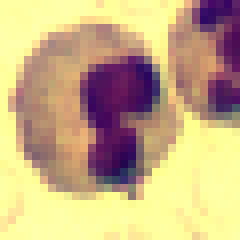
#> input picture Script/Assignment 1 (connected Component Labeling)/dataset_DIP_assignment/train/images/005.bmp, 30 x 30 px, given in place of Basophil_2.jpg, which was not available (shown 8 times larger)
$ jupyter execute --allow-errors nucleus.ipynb   (text cells are left out)
#> lines starting #> are read from the running program, lines starting #| are printed output that depends on the picture; pictures that were not available may be replaced by others from this repository, and a replacement may not be noted
[cell 1]
import cv2
import numpy as np
import matplotlib.pyplot as plt
import glob

from matplotlib.pyplot import imshow

[cell 2]
# Functions Dump
def K_means(image, k=3, max_iter=100):
    # Reshape the image to a 2D array of pixels
    pixel_values = image.reshape((-1, 1))
    pixel_values = np.float32(pixel_values)

    # Define criteria and apply kmeans
    criteria = (cv2.TERM_CRITERIA_EPS + cv2.TERM_CRITERIA_MAX_ITER, max_iter, 0.2)
    _, labels, centers = cv2.kmeans(pixel_values, k, None, criteria, 10, cv2.KMEANS_RANDOM_CENTERS)

    # Convert back to uint8
    centers = np.uint8(centers)
    segmented_image = centers[labels.flatten()]
    segmented_image = segmented_image.reshape(image.shape)

    return segmented_image

def contrast_stretching(image):
    image = np.float32(image)
    min_val = np.min(image)
    max_val = np.max(image)
    stretched_image = (image - min_val) * (255 / (max_val - min_val))
    stretched_image = np.clip(stretched_image, 0, 255).astype(np.uint8)
    return stretched_image

[cell 3]
# generating Histogram plots
def calculate_histogram(directory_path, folder_name, image_name):
    image_path = f"{directory_path}/{folder_name}/{image_name}"
    img_bgr = cv2.imread(image_path)

    path = f"{directory_path}/{folder_name}/"
    x = glob.glob(f'{directory_path}/{folder_name}/*.jpg')


    h_hist = np.zeros((180, 1), dtype=np.float32)
    s_hist = np.zeros((256, 1), dtype=np.float32)
    v_hist = np.zeros((256, 1), dtype=np.float32)


    for path in x:
        img_bgr = cv2.imread(path)
        hsv = cv2.cvtColor(img_bgr, cv2.COLOR_BGR2HSV)
        h, s, v = cv2.split(hsv)
        h_hist += cv2.calcHist([h], [0], None, [180], [0, 180])
        s_hist += cv2.calcHist([s], [0], None, [256], [0, 256])
        v_hist += cv2.calcHist([v], [0], None, [256], [0, 256])

    if len(x) > 0:
        h_hist /= len(x)
        s_hist /= len(x)
        v_hist /= len(x)

    # Plot results
    plt.figure(figsize=(12, 6))

    plt.subplot(2, 2, 1)
    plt.axis('off')
    plt.imshow(cv2.cvtColor(img_bgr, cv2.COLOR_BGR2RGB))
    plt.title("Sample Image")

    plt.subplot(2, 2, 2)
    plt.plot(h_hist, color='magenta')
    plt.title("Average Hue Histogram")

    plt.subplot(2, 2, 3)
    plt.plot(s_hist, color='green')
    plt.title("Average Saturation Histogram")

    plt.subplot(2, 2, 4)
    plt.plot(v_hist, color='gray')
    plt.title("Average Value Histogram")

    plt.tight_layout()
    plt.show()

    return h_hist, s_hist, v_hist

# Getting Thresholding range
# [12 lines left out: function thresh_values2, not called in this run]

def thresh_values(histogram, threshold=0, n_peaks=20):
    """
    Finds the top `n_peaks` values in a histogram after applying a `threshold` index.
    Returns the original bin indices (not relative ones).

    Parameters:
    - histogram: np.ndarray of shape (N, 1)
    - threshold: minimum bin index to consider
    - n_peaks: number of top peaks to return

    Returns:
    - top_peaks: array of bin indices
    - top_freqs: corresponding frequencies
    """
    histogram = histogram.ravel()  # Flatten to 1D

    if threshold >= len(histogram):
        raise ValueError(f"Threshold {threshold} is out of bounds for histogram of size {len(histogram)}")

    # Slice the histogram starting from the threshold
    filtered_hist = histogram[threshold:]

    # If histogram is too small, adjust n_peaks
    actual_peaks = min(n_peaks, len(filtered_hist))

    # Get the indices of the highest frequencies
    sorted_indices = np.argsort(filtered_hist)[::-1][:actual_peaks]

    # Adjust indices back to the original histogram scale
    top_peaks = sorted_indices + threshold
    top_freqs = histogram[top_peaks]

    return np.sort(top_peaks), np.sort(top_freqs)


def calculate_histogram_single(path, print_cond = True):
    image_path = path
    if path.endswith(".jpg"):
        img_bgr = cv2.imread(image_path)
    else:
        img_bgr = path


    h_hist = np.zeros((180, 1), dtype=np.float32)
    s_hist = np.zeros((256, 1), dtype=np.float32)
    v_hist = np.zeros((256, 1), dtype=np.float32)

    hsv = cv2.cvtColor(img_bgr, cv2.COLOR_BGR2HSV)
    h, s, v = cv2.split(hsv)
    h_hist += cv2.calcHist([h], [0], None, [180], [0, 180])
    s_hist += cv2.calcHist([s], [0], None, [256], [0, 256])
    v_hist += cv2.calcHist([v], [0], None, [256], [0, 256])


    # Plot results
    if print_cond:
        plt.figure(figsize=(12, 6))
        plt.subplot(2, 2, 1)
        plt.axis('off')
        plt.imshow(cv2.cvtColor(img_bgr, cv2.COLOR_BGR2RGB))
        plt.title("Sample Image")

        plt.subplot(2, 2, 2)
        plt.plot(h_hist, color='magenta')
        plt.title("Hue Histogram")

        plt.subplot(2, 2, 3)
        plt.plot(s_hist, color='green')
        plt.title("Saturation Histogram")

        plt.subplot(2, 2, 4)
        plt.plot(v_hist, color='gray')
        plt.title("Value Histogram")

        plt.tight_layout()
        plt.show()

    return h_hist, s_hist, v_hist


def get_cell(image_path, threshold_hue = 80, threshold_saturation = 80):
    image_h_hist, image_s_hist, image_v_hist = calculate_histogram_single(image_path)
    top_peaks, top_freqs = thresh_values(hue_h_hist, threshold_hue)
    top_peaks_sat, top_freqs_sat = thresh_values(hue_s_hist, threshold_saturation)

    # printing the histogram peaks
    print("Top Hues >", thresh_hue, ":", top_peaks)
    print("Top Hue Frequencies:", top_freqs)
    print("Top Hue Saturation Values:", top_freqs_sat)
    print("Top Hue Values:", top_peaks)

    img_bgr = cv2.imread(image_path)
    hsv_img = cv2.cvtColor(img_bgr, cv2.COLOR_BGR2HSV) # important to convert to HSV else the mask won't work
    height,width = img_bgr.shape[:2]
    mask2 = np.zeros((height,width), dtype= np.uint8)

    center_x,center_y = int(width//2), int(height//2)
    radius = min(center_x,center_y) - 100
    cv2.circle(mask2, (center_x, center_y),radius,255 , thickness=-1)
    hsv_img = cv2.bitwise_and(hsv_img, hsv_img, mask=mask2)
    # Segmentation ranges
    upper_target_hue = top_peaks[-1] + 20
    lower_target_hue = top_peaks[0] - 20

    # Clamp to valid HSV hue range
    lower_target_hue = max(0, lower_target_hue)
    upper_target_hue = min(179, upper_target_hue)

    lowerbound = np.array([lower_target_hue, 80, 80])
    upperbound = np.array([upper_target_hue, 255, 255])

    # Apply threshold
    mask = cv2.inRange(hsv_img, lowerbound, upperbound)
    result = cv2.bitwise_and(img_bgr, img_bgr, mask=mask)

    return img_bgr, mask, result

[cell 4]
# Segmentation using k-means clustering
img = cv2.imread(r'./wbc_data/Train/Basophil/Basophil_2.jpg', cv2.COLOR_BGR2HSV)
#> img is the input picture: shape (30, 30, 3); mean B, G, R 131.7, 174.7, 200
img = contrast_stretching(img)
#> in contrast_stretching, `min_val = np.min(image)`: min_val = 4
#> in contrast_stretching, `max_val = np.max(image)`: max_val = 255
img2 = K_means(img, 2, 50)
#> in K_means, `pixel_values = image.reshape((-1, 1))`: pixel_values = 2700 values, max 255 at index 1, min 0 at index 1756, mean 167.1
#> in K_means, `_, labels, centers = cv2.kmeans(pixel_values, k, None, criteria, 10, c..`: labels = 2700 values, max 1 at index 1, min 0 at index 0, mean 0.385; centers = [120.1, 242.1]
#> in K_means, `centers = np.uint8(centers)`: centers = [120, 242]
#> in K_means, `segmented_image = centers[labels.flatten()]`: segmented_image = 2700 values, max 242 at index 1, min 120 at index 0, mean 166.9
#> in K_means, `segmented_image = segmented_image.reshape(image.shape)`:
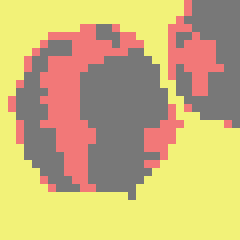
#> segmented_image: shape (30, 30, 3) (shown 8 times larger); mean B, G, R 120, 179, 201.9
cv2.imshow('Original', img)
cv2.imshow('Segmented', img2)
cv2.waitKey(0)
cv2.destroyAllWindows()

[cell 5]
[hue_h_hist, hue_s_hist, hue_v_hist] = calculate_histogram('./wbc_data/Train/', 'Basophil', 'Basophil_7.jpg')
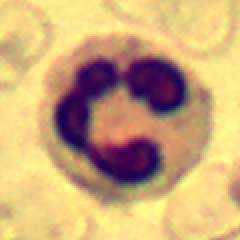
#> input picture Script/Assignment 1 (connected Component Labeling)/dataset_DIP_assignment/train/images/018.bmp, 120 x 120 px, given in place of Basophil_7.jpg, which was not available (shown 2 times larger)
#> in calculate_histogram, img_bgr is the input picture: shape (120, 120, 3); mean B, G, R 121.2, 169.3, 204.5
#> in calculate_histogram, `plt.show()`:
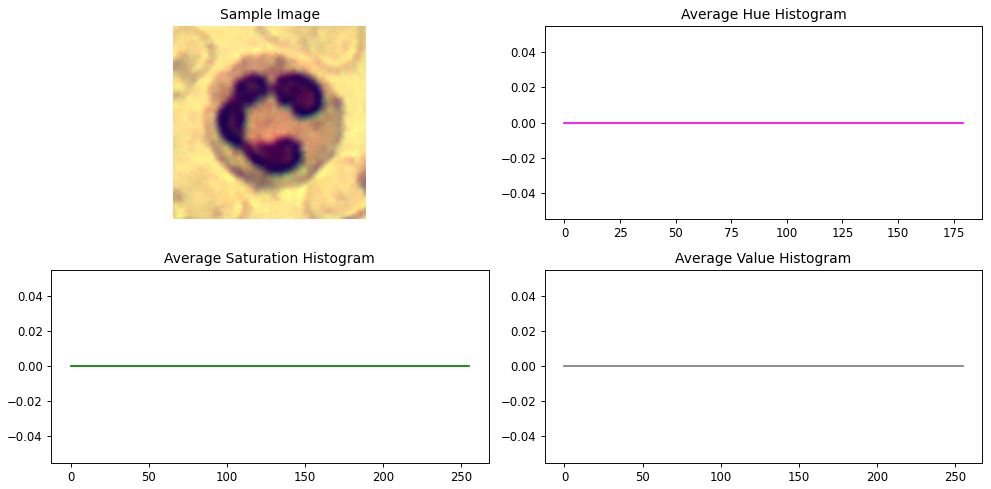
#> figure drawn by matplotlib, 4 panels

thresh_hue = 100
top_peaks, top_freqs = thresh_values(hue_h_hist, thresh_hue)
thresh_hue_s = 80
top_peaks_sat, top_freqs_sat = thresh_values(hue_s_hist, thresh_hue_s)
# Plotting the histogram
print("Top Hues >", thresh_hue, ":", top_peaks)
print("Top Hue Frequencies:", top_freqs)
print("Top Hue Saturation Values:", top_freqs_sat)
print("Top Hue Values:", top_peaks)

# Correct way to read and convert to HSV
img_bgr = cv2.imread('./wbc_data/Train/Basophil/Basophil_2.jpg')
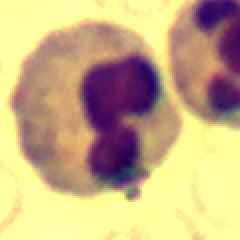
#> img_bgr: shape (120, 120, 3) (shown 2 times larger); mean B, G, R 131.6, 174.6, 199.9
hsv_img = cv2.cvtColor(img_bgr, cv2.COLOR_BGR2HSV) # important to convert to HSV else the mask won't work
#> hsv_img: shape (120, 120, 3); mean H, S, V 47.7, 110.2, 202.6

height,width = img_bgr.shape[:2]
#> height = 120; width = 120
mask2 = np.zeros((height,width), dtype= np.uint8)

center_x,center_y = int(width//2), int(height//2)
#> center_x = 60; center_y = 60
radius = min(center_x,center_y) - 140
#> radius = -80
#> (the rest of this cell did not finish here and is left out)

[cell 6]
[hue_h_hist, hue_s_hist, hue_v_hist] = calculate_histogram('./wbc_data/Train/', 'Eosinophil', 'Eosinophil_7.jpg')

thresh_hue = 100
top_peaks, top_freqs = thresh_values(hue_h_hist, thresh_hue)
thresh_hue_s = 80
top_peaks_sat, top_freqs_sat = thresh_values(hue_s_hist, thresh_hue_s)
# Plotting the histogram
print("Top Hues >", thresh_hue, ":", top_peaks)
print("Top Hue Frequencies:", top_freqs)
print("Top Hue Saturation Values:", top_freqs_sat)
print("Top Hue Values:", top_peaks)

# Correct way to read and convert to HSV
img_bgr = cv2.imread(r'wbc_data/Train/Eosinophil/Eosinophil_7.jpg')
#> (the rest of this cell did not finish here and is left out)

#> (a cell that did not finish here is left out)


thresh_hue = 100
top_peaks, top_freqs = thresh_values(hue_h_hist, thresh_hue)
thresh_hue_s = 80
top_peaks_sat, top_freqs_sat = thresh_values(hue_s_hist, thresh_hue_s)
# outputting the peaks for visualisation
print("Top Hues >", thresh_hue, ":", top_peaks)
print("Top Hue Frequencies:", top_freqs)
print("Top Hue Saturation Values:", top_freqs_sat)
print("Top Hue Values:", top_peaks)

# Correct way to read and convert to HSV
img_bgr = cv2.imread(r'wbc_data/Train/Lymphocyte/Lymphocyte_11.jpg')
hsv_img = cv2.cvtColor(img_bgr, cv2.COLOR_BGR2HSV) # important to convert to HSV else the mask won't work
height,width = img_bgr.shape[:2]
mask2 = np.zeros((height,width), dtype= np.uint8)

center_x,center_y = int(width//2), int(height//2)
radius = min(center_x,center_y) - 140
cv2.circle(mask2, (center_x, center_y),radius,255 , thickness=-1)
hsv_img = cv2.bitwise_and(hsv_img, hsv_img, mask=mask2)
# Segmentation ranges
upper_target_hue = top_peaks[-1] + 10
lower_target_hue = top_peaks[0] - 10

# Clamp to valid HSV hue range
lower_target_hue = max(0, lower_target_hue)
upper_target_hue = min(179, upper_target_hue)

lowerbound = np.array([lower_target_hue, 70, 70])
upperbound = np.array([upper_target_hue, 255, 255])

# Apply threshold
mask = cv2.inRange(hsv_img, lowerbound, upperbound)
result = cv2.bitwise_and(img_bgr, img_bgr, mask=mask)


# Show result
cv2.imshow('Original (BGR)', img_bgr)
cv2.imshow('Mask', mask)
cv2.imshow('Segmented Output', result)
cv2.waitKey(0)
cv2.destroyAllWindows()

#> (a cell that did not finish here is left out)


thresh_hue = 100
top_peaks, top_freqs = thresh_values(hue_h_hist, thresh_hue)
thresh_hue_s = 80
top_peaks_sat, top_freqs_sat = thresh_values(hue_s_hist, thresh_hue_s)
# Plotting the histogram
print("Top Hues >", thresh_hue, ":", top_peaks)
print("Top Hue Frequencies:", top_freqs)
print("Top Hue Saturation Values:", top_freqs_sat)
print("Top Hue Values:", top_peaks)

# Correct way to read and convert to HSV
img_bgr = cv2.imread(r'wbc_data/Train/Monocyte/Monocyte_10.jpg')
hsv_img = cv2.cvtColor(img_bgr, cv2.COLOR_BGR2HSV) # important to convert to HSV else the mask won't work
height,width = img_bgr.shape[:2]
mask2 = np.zeros((height,width), dtype= np.uint8)

center_x,center_y = int(width//2), int(height//2)
radius = min(center_x,center_y) - 140
cv2.circle(mask2, (center_x, center_y),radius,255 , thickness=-1)
hsv_img = cv2.bitwise_and(hsv_img, hsv_img, mask=mask2)
# Segmentation ranges
upper_target_hue = top_peaks[-1] + 10
lower_target_hue = top_peaks[0] - 10

# Clamp to valid HSV hue range
lower_target_hue = max(0, lower_target_hue)
upper_target_hue = min(179, upper_target_hue)

lowerbound = np.array([lower_target_hue, 70, 70])
upperbound = np.array([upper_target_hue, 255, 255])

# Apply threshold
mask = cv2.inRange(hsv_img, lowerbound, upperbound)
result = cv2.bitwise_and(img_bgr, img_bgr, mask=mask)


# Show result
cv2.imshow('Original (BGR)', img_bgr)
cv2.imshow('Mask', mask)
cv2.imshow('Segmented Output', result)
cv2.waitKey(0)
cv2.destroyAllWindows()

#> (a cell that did not finish here is left out)

[cell 10]
# Functions to spearate cytoplasm and neucleus
def get_nucleus(image_path, threshold_hue = 100, threshold_saturation = 80):
    image_h_hist, image_s_hist, image_v_hist = calculate_histogram_single(image_path, False)
    top_peaks, top_freqs = thresh_values(image_h_hist, threshold_hue,3)
    top_peaks_sat, top_freqs_sat = thresh_values(image_s_hist, threshold_saturation, 3)

    # [5 lines of commented-out code are left out]

    img_bgr = cv2.imread(image_path)
    hsv_img = cv2.cvtColor(img_bgr, cv2.COLOR_BGR2HSV) # important to convert to HSV else the mask won't work
    height,width = img_bgr.shape[:2]
    mask2 = np.zeros((height,width), dtype= np.uint8)

    center_x,center_y = int(width//2), int(height//2)
    radius = min(center_x,center_y) - 100
    cv2.circle(mask2, (center_x, center_y),radius,255 , thickness=-1)
    hsv_img = cv2.bitwise_and(hsv_img, hsv_img, mask=mask2)

    upper_target_hue = top_peaks[-1] + 5
    lower_target_hue = top_peaks[0] - 25

    # Clamp to valid HSV hue range
    lower_target_hue = max(0, lower_target_hue)
    upper_target_hue = min(179, upper_target_hue)

    lowerbound = np.array([lower_target_hue, 100, 100])
    upperbound = np.array([upper_target_hue, 255, 255])

    # Apply threshold
    neucleus_mask = cv2.inRange(hsv_img, lowerbound, upperbound)
    neeucleus_result = cv2.bitwise_and(img_bgr, img_bgr, mask=neucleus_mask)


    return img_bgr, neucleus_mask, neeucleus_result

def get_cytoplasm(image_path, threshold_hue = 150, threshold_saturation = 80):
    image_h_hist, image_s_hist, image_v_hist = calculate_histogram_single(image_path, False)
    top_peaks, top_freqs = thresh_values(image_h_hist, threshold_hue,3)
    top_peaks_sat, top_freqs_sat = thresh_values(image_s_hist, threshold_saturation, 3)

    # [5 lines of commented-out code are left out]

    img_bgr = cv2.imread(image_path)
    hsv_img = cv2.cvtColor(img_bgr, cv2.COLOR_BGR2HSV) # important to convert to HSV else the mask won't work
    height,width = img_bgr.shape[:2]
    mask2 = np.zeros((height,width), dtype= np.uint8)

    center_x,center_y = int(width//2), int(height//2)
    radius = min(center_x,center_y) - 100
    cv2.circle(mask2, (center_x, center_y),radius,255 , thickness=-1)
    hsv_img = cv2.bitwise_and(hsv_img, hsv_img, mask=mask2)
    # Segmentation ranges
    upper_target_hue = top_peaks[-1] + 25
    lower_target_hue = top_peaks[0] + 7

    # Clamp to valid HSV hue range
    lower_target_hue = max(0, lower_target_hue)
    upper_target_hue = min(179, upper_target_hue)

    lowerbound = np.array([lower_target_hue, 80, 80])
    upperbound = np.array([upper_target_hue, 255, 255])

    # Apply threshold
    cytoplasm_mask = cv2.inRange(hsv_img, lowerbound, upperbound)
    cytoplasm_result = cv2.bitwise_and(img_bgr, img_bgr, mask=cytoplasm_mask)

    return img_bgr, cytoplasm_mask, cytoplasm_result

[cell 11]
path = r'./wbc_data/Train/Basophil/Basophil_13.jpg'
thresh_hue = 100
thresh_hue_s = 80

#> (the rest of this cell did not finish here and is left out)


# original, mask_neucleus, result_neucleus = get_nucleaus(path)

cv2.imshow('Original (BGR)', img_bgr)
cv2.imshow('Mask', mask)
cv2.imshow('Segmented Output', result)
cv2.waitKey(0)
cv2.destroyAllWindows()

original, mask_neucleus, result_neucleus = get_cytoplasm(path, thresh_hue,thresh_hue_s)

cv2.imshow('Original (BGR)', original)
cv2.imshow('Mask', mask_neucleus)
cv2.imshow('Segmented Output', result_neucleus)
cv2.waitKey(0)
cv2.destroyAllWindows()

original, mask_neucleus, result_neucleus = get_nucleus(path, thresh_hue,thresh_hue_s)

cv2.imshow('Original (BGR)', original)
cv2.imshow('Mask', mask_neucleus)
cv2.imshow('Segmented Output', result_neucleus)
cv2.waitKey(0)
cv2.destroyAllWindows()

[cell 12]
import os

def Ratio_Nucleus_Cytoplasm(image_path, threshold_hue = 100, threshold_saturation = 80):
    original, mask_neucleus, result_neucleus = get_nucleus(image_path, threshold_hue,threshold_saturation)
    original, mask_cytoplasm, result_cytoplasm = get_cytoplasm(image_path, threshold_hue,threshold_saturation)
    # [5 lines of commented-out code are left out]
    nucleus_area = cv2.countNonZero(mask_neucleus)
    cytoplasm_area = cv2.countNonZero(mask_cytoplasm)

    # Calculate the ratio
    ratio = nucleus_area / ( cytoplasm_area) if (cytoplasm_area) > 0 else 0
    print(f"Nucleus Area: {nucleus_area}, Cytoplasm Area: {cytoplasm_area}, Ratio: {ratio:.2f}")
    return ratio

# [118 lines left out: functions Ratio_Nucleus_Cytoplasm_ranges, plot_ranges, summarize_ratios, filter_outliers_iqr, histogram_skewness, histogram_skewness_partial, not called in this run]

[cell 13]
sample_cell = r'./wbc_data/Train/Lymphocyte/Lymphocyte_11.jpg'
#> (the rest of this cell did not finish here and is left out)


# Run function on a folder
ratios_lymphocytes = Ratio_Nucleus_Cytoplasm_ranges('./wbc_data/Train/Lymphocyte')
ratio_monocytes = Ratio_Nucleus_Cytoplasm_ranges('./wbc_data/Train/Monocyte')

ratios_basophils = Ratio_Nucleus_Cytoplasm_ranges('./wbc_data/Train/Basophil')
ratios_eosinophils = Ratio_Nucleus_Cytoplasm_ranges('./wbc_data/Train/Eosinophil')
ratio_neutrophils = Ratio_Nucleus_Cytoplasm_ranges('./wbc_data/Train/Neutrophil')


# Example usage
summarize_ratios(ratios_lymphocytes, "Lymphocytes")
summarize_ratios(ratio_monocytes, "Monocytes")
summarize_ratios(ratios_basophils, "Basophils")
summarize_ratios(ratios_eosinophils, "Eosinophils")
summarize_ratios(ratio_neutrophils, "Neutrophils")

[cell 14]
# [14 lines left out: function plot_all_classes, not called in this run]

#> (a cell that did not finish here is left out)

[cell 16]
sample_cell = r'./wbc_data/Train/Basophil/Basophil_13.jpg'
#> (the rest of this cell did not finish here and is left out)

cv2.imshow("Image", img)
cv2.imshow("Image2", img2)
cv2.imshow("Image3", img3)
cv2.waitKey(0)
cv2.destroyAllWindows()

[cell 17]
def get_mean(folder_path, threshold_hue=100, threshold_saturation=80):
    image_paths = glob.glob(f'{folder_path}/*.jpg')
    mean_val = 0

    for path in image_paths:
        try:
            original, mask_nucleus, result_nucleus = get_nucleus(path, threshold_hue, threshold_saturation)

            nucleus_area = cv2.countNonZero(mask_nucleus)


            mean_val += nucleus_area

        except Exception as e:
            print(f"Error processing {path}: {e}")
            continue
    mean_val /= len(image_paths)
    return mean_val

def get_nucleus_area(path):
    original, mask_nucleus, result_nucleus = get_nucleus(path)
    nucleus_area = cv2.countNonZero(mask_nucleus)
    return nucleus_area

#> (a cell that did not finish here is left out)

mean_val_basophils = get_mean('./wbc_data/Train/Basophil')
mean_val_monocytes = get_mean('./wbc_data/Train/Monocyte')
mean_val_neurophils = get_mean('./wbc_data/Train/Neutrophil')
mean_val_eosinophils = get_mean('./wbc_data/Train/Eosinophil')

print(f"mean value lymphocytes: {mean_val_lymphocytes}")
print(f"mean value Basophils: {mean_val_basophils}")
print(f"mean value monocytes: {mean_val_monocytes}")
print(f"mean value neutrophils: {mean_val_neurophils}")
print(f"mean value eosinophils: {mean_val_eosinophils}")

[cell 19]
def classification(image_path, threshold_hue = 100, threshold_saturation = 80):
    print(get_nucleus_area(image_path))
    # print(get)
    ratio = Ratio_Nucleus_Cytoplasm(image_path, threshold_hue, threshold_saturation)
    if ratio > 3.6:
        if get_nucleus_area(image_path) > 25000:
            return "Basophil"
        else:
            return "Lymphocyte"
    else :
        if get_nucleus_area(image_path) < 23000:
            return "Neutrophils"
        else:
            h_hist, s_hist, v_hist = calculate_histogram_single(image_path, False)
            skewness = histogram_skewness_partial(h_hist, 110)
            if skewness > 0.5:
                return "Eosinophil"
            else:

                return "Monocyte"

#> (a cell that did not finish here is left out)


[cell 21]
def accuracy_classification(folder_path, class_name , threshold_hue=100, threshold_saturation=80):
    image_paths = glob.glob(f'{folder_path}/*.jpg')
    correct_count = 0
    total_count = len(image_paths)

    for path in image_paths:
        try:
            predicted_class = classification(path, threshold_hue, threshold_saturation)
            actual_class = class_name
            print(predicted_class, actual_class)
            if predicted_class == actual_class:
                correct_count += 1

        except Exception as e:
            print(f"Error processing {path}: {e}")
            continue


    accuracy = (correct_count / total_count) * 100 if total_count > 0 else 0
    print(f"Accuracy: {accuracy:.2f}%")
    return accuracy

[cell 22]
monocyte_accuracy = accuracy_classification('./wbc_data/Train/Monocyte', "Monocyte")
lymphocyte_accuracy = accuracy_classification('./wbc_data/Train/Lymphocyte', "Lymphocyte")
basophil_accuracy = accuracy_classification('./wbc_data/Train/Basophil', "Basophil")
eosinophil_accuracy = accuracy_classification('./wbc_data/Train/Eosinophil', "Eosinophil")
